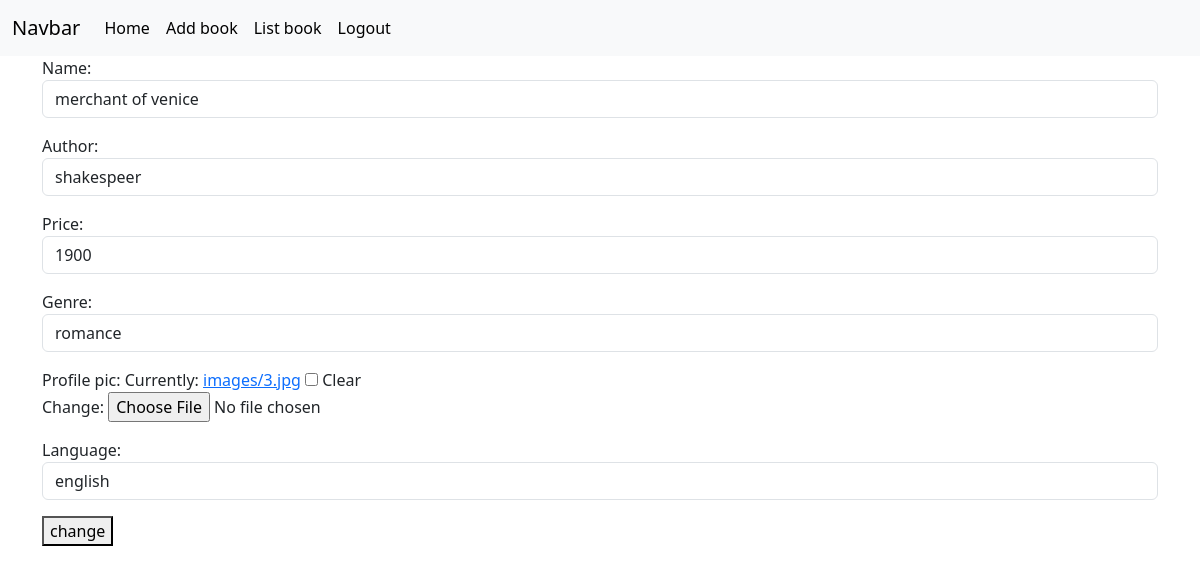
/book/5/change (signed in), run on the app's committed database.
### book/models.py (models this page shows, shortened)
class Books(models.Model):
    name=models.CharField(max_length=200)
    author=models.CharField(max_length=200)
    price=models.PositiveIntegerField()
    genre=models.CharField(max_length=200)
    profile_pic=models.ImageField(upload_to="images",null=True,blank=True)
    language=models.CharField(max_length=200,null=True)

### book/views.py (the view, shortened to what this page needs)
# urls.py: path('book/<int:pk>/change',views.BooksUpdateView.as_view(),name="book-edit"),
@method_decorator(signin_required,name="dispatch")
class BooksUpdateView(View):
    def get(self,request,*args,**kwargs):
        id=kwargs.get("pk")
        obj=Books.objects.get(id=id)
        form=BooksModelForm(instance=obj)
        return render(request,"book_edit.html",{"form":form})

### book/forms.py
class BooksModelForm(forms.ModelForm):
    class Meta:
        model=Books
        fields="__all__"
        widgets={
            "name":forms.TextInput(attrs={"class":"form-control"}),
            "author":forms.TextInput(attrs={"class":"form-control"}),
            "price":forms.NumberInput(attrs={"class":"form-control"}),
            "genre":forms.TextInput(attrs={"class":"form-control"}),
            "language":forms.TextInput(attrs={"class":"form-control"}),
        }

### book/views.py (called while the page is built)
def signin_required(fn):
    def wrapper(request,*args,**kwargs):
        if not request.user.is_authenticated:
            messages.error(request,"invalid session")
            return redirect("signin")
        else:
            return fn(request,*args,**kwargs)
    return wrapper

### book/templates/book_edit.html (shortened to what this page needs)
{%extends 'base.html'%}
{%block body_block%}
<div class="container">
    <form action="" method="post" enctype="multipart/form-data">
        {{form.as_p}}
        <button type="submit">change</button>
    </form>
</div>
{%endblock%}

### book/static/css/style.css (style rules this page uses)
.port { height: 100vh; }
body { background-image: url("https://i.pinimg.com/564x/18/db/e1/18dbe1269281a46f9064eb5efae42dbc.jpg"); }

### data on the page
Books: name "merchant of venice", author "shakespeer", price "1900", genre "romance", language "english"
